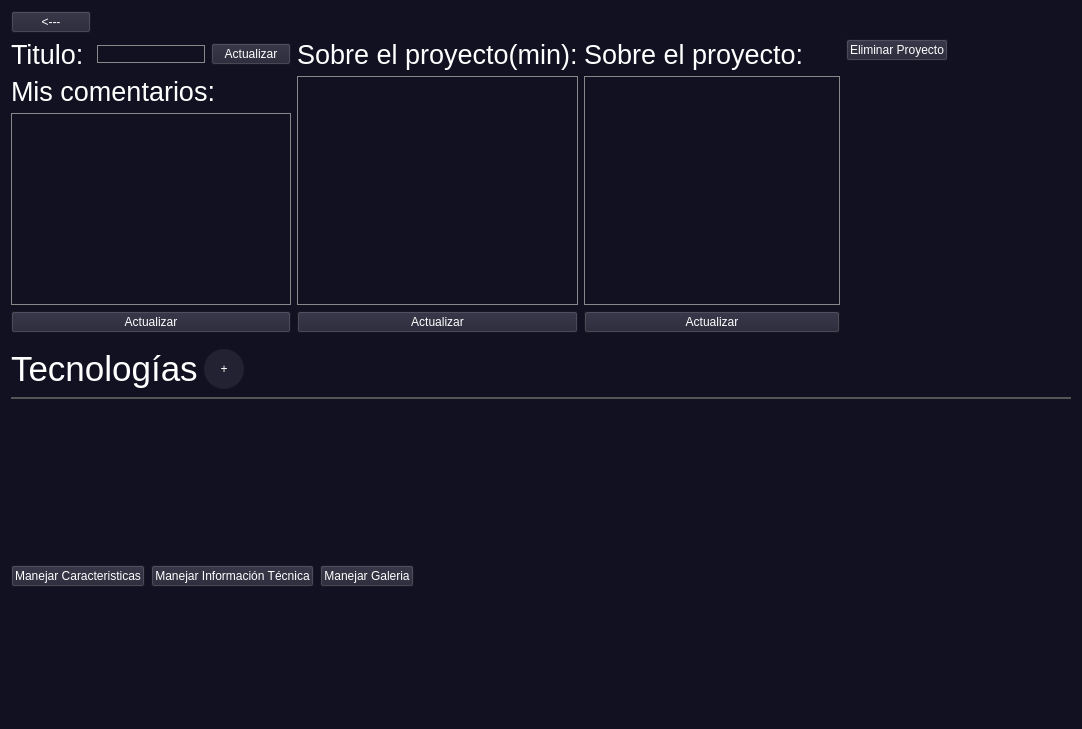
<?xml version="1.0" encoding="UTF-8"?>
<ui version="4.0">
 <class>ProjectPage</class>
 <widget class="QWidget" name="ProjectPage">
  <property name="geometry">
   <rect>
    <x>0</x>
    <y>0</y>
    <width>1082</width>
    <height>729</height>
   </rect>
  </property>
  <property name="windowTitle">
   <string>Form</string>
  </property>
  <property name="styleSheet">
   <string notr="true">QWidget{
background-color: #112;
}

QStackedWidget{
background-color: transparent;
}

QScrollArea{
border: none;
}

QLabel{
color: #fff;
}

QPushButton{
background-color: #223;
color: #fff;
}

QLineEdit, QPlainTextEdit{
border: 1px solid #888;
color: #fff;
}</string>
  </property>
  <layout class="QVBoxLayout" name="verticalLayout_5">
   <item alignment="Qt::AlignmentFlag::AlignLeft">
    <widget class="QPushButton" name="pushButtonBack">
     <property name="text">
      <string>&lt;---</string>
     </property>
    </widget>
   </item>
   <item>
    <layout class="QHBoxLayout" name="horizontalLayout_2">
     <item>
      <layout class="QVBoxLayout" name="verticalLayout_4">
       <item>
        <layout class="QHBoxLayout" name="horizontalLayout">
         <item>
          <widget class="QLabel" name="labelTitle">
           <property name="font">
            <font>
             <pointsize>20</pointsize>
            </font>
           </property>
           <property name="text">
            <string>Titulo: </string>
           </property>
          </widget>
         </item>
         <item>
          <widget class="QLineEdit" name="lineEditTitle"/>
         </item>
         <item>
          <widget class="QPushButton" name="pushButtonUpdateTitle">
           <property name="text">
            <string>Actualizar</string>
           </property>
          </widget>
         </item>
        </layout>
       </item>
       <item>
        <layout class="QVBoxLayout" name="verticalLayout_3">
         <item>
          <widget class="QLabel" name="labelMyComments">
           <property name="font">
            <font>
             <pointsize>20</pointsize>
            </font>
           </property>
           <property name="text">
            <string>Mis comentarios:</string>
           </property>
          </widget>
         </item>
         <item>
          <widget class="QPlainTextEdit" name="plainTextEditMyComments"/>
         </item>
         <item>
          <widget class="QPushButton" name="pushButtonUpdateMyComment">
           <property name="text">
            <string>Actualizar</string>
           </property>
          </widget>
         </item>
        </layout>
       </item>
      </layout>
     </item>
     <item>
      <layout class="QVBoxLayout" name="verticalLayout_2">
       <item>
        <widget class="QLabel" name="labelSmallAbout">
         <property name="font">
          <font>
           <pointsize>20</pointsize>
          </font>
         </property>
         <property name="text">
          <string>Sobre el proyecto(min):</string>
         </property>
        </widget>
       </item>
       <item>
        <widget class="QPlainTextEdit" name="plainTextEditSmallAbout"/>
       </item>
       <item>
        <widget class="QPushButton" name="pushButtonUpdateSmallAbout">
         <property name="text">
          <string>Actualizar</string>
         </property>
        </widget>
       </item>
      </layout>
     </item>
     <item>
      <layout class="QVBoxLayout" name="verticalLayout">
       <item>
        <widget class="QLabel" name="labelBigAbout">
         <property name="font">
          <font>
           <pointsize>20</pointsize>
          </font>
         </property>
         <property name="text">
          <string>Sobre el proyecto:</string>
         </property>
        </widget>
       </item>
       <item>
        <widget class="QPlainTextEdit" name="plainTextEditBigAbout"/>
       </item>
       <item>
        <widget class="QPushButton" name="pushButtonUpdateBigAbout">
         <property name="text">
          <string>Actualizar</string>
         </property>
        </widget>
       </item>
      </layout>
     </item>
     <item alignment="Qt::AlignmentFlag::AlignTop">
      <widget class="QPushButton" name="pushButtonDeleteProject">
       <property name="text">
        <string>Eliminar Proyecto</string>
       </property>
      </widget>
     </item>
     <item>
      <spacer name="horizontalSpacer_2">
       <property name="orientation">
        <enum>Qt::Orientation::Horizontal</enum>
       </property>
       <property name="sizeHint" stdset="0">
        <size>
         <width>40</width>
         <height>20</height>
        </size>
       </property>
      </spacer>
     </item>
    </layout>
   </item>
   <item>
    <widget class="QWidget" name="widgetTechnologies" native="true">
     <property name="sizePolicy">
      <sizepolicy hsizetype="Preferred" vsizetype="Fixed">
       <horstretch>0</horstretch>
       <verstretch>0</verstretch>
      </sizepolicy>
     </property>
     <layout class="QVBoxLayout" name="verticalLayout_8">
      <property name="spacing">
       <number>0</number>
      </property>
      <property name="leftMargin">
       <number>0</number>
      </property>
      <property name="topMargin">
       <number>0</number>
      </property>
      <property name="rightMargin">
       <number>0</number>
      </property>
      <property name="bottomMargin">
       <number>0</number>
      </property>
      <item>
       <widget class="QWidget" name="widgetTechnologiesTitle" native="true">
        <property name="sizePolicy">
         <sizepolicy hsizetype="Preferred" vsizetype="Preferred">
          <horstretch>0</horstretch>
          <verstretch>0</verstretch>
         </sizepolicy>
        </property>
        <property name="minimumSize">
         <size>
          <width>0</width>
          <height>60</height>
         </size>
        </property>
        <property name="maximumSize">
         <size>
          <width>16777215</width>
          <height>60</height>
         </size>
        </property>
        <property name="styleSheet">
         <string notr="true">#widgetTechnologiesTitle{
border: none;
border-bottom: 2px solid #555;
}</string>
        </property>
        <layout class="QHBoxLayout" name="horizontalLayout_6">
         <property name="leftMargin">
          <number>0</number>
         </property>
         <property name="topMargin">
          <number>0</number>
         </property>
         <property name="rightMargin">
          <number>0</number>
         </property>
         <property name="bottomMargin">
          <number>0</number>
         </property>
         <item>
          <widget class="QLabel" name="labelTechnologiesTitle">
           <property name="sizePolicy">
            <sizepolicy hsizetype="Minimum" vsizetype="Fixed">
             <horstretch>0</horstretch>
             <verstretch>0</verstretch>
            </sizepolicy>
           </property>
           <property name="font">
            <font>
             <pointsize>26</pointsize>
            </font>
           </property>
           <property name="styleSheet">
            <string notr="true"/>
           </property>
           <property name="text">
            <string>Tecnologías</string>
           </property>
          </widget>
         </item>
         <item>
          <widget class="QPushButton" name="pushButtonAddTechnology">
           <property name="minimumSize">
            <size>
             <width>40</width>
             <height>40</height>
            </size>
           </property>
           <property name="maximumSize">
            <size>
             <width>40</width>
             <height>40</height>
            </size>
           </property>
           <property name="styleSheet">
            <string notr="true">#pushButtonAddTechnology{
border-radius: 20;
}

#pushButtonAddTechnology:hover{
background-color: #334;
}</string>
           </property>
           <property name="text">
            <string>+</string>
           </property>
          </widget>
         </item>
         <item>
          <spacer name="horizontalSpacer_4">
           <property name="orientation">
            <enum>Qt::Orientation::Horizontal</enum>
           </property>
           <property name="sizeHint" stdset="0">
            <size>
             <width>40</width>
             <height>20</height>
            </size>
           </property>
          </spacer>
         </item>
        </layout>
       </widget>
      </item>
      <item>
       <widget class="TechnologiesView" name="scrollAreaTechnologies">
        <property name="sizePolicy">
         <sizepolicy hsizetype="Expanding" vsizetype="Fixed">
          <horstretch>0</horstretch>
          <verstretch>0</verstretch>
         </sizepolicy>
        </property>
        <property name="minimumSize">
         <size>
          <width>0</width>
          <height>160</height>
         </size>
        </property>
        <property name="maximumSize">
         <size>
          <width>16777215</width>
          <height>160</height>
         </size>
        </property>
        <property name="widgetResizable">
         <bool>true</bool>
        </property>
        <widget class="QWidget" name="scrollAreaTechnologyWidgetContents">
         <property name="geometry">
          <rect>
           <x>0</x>
           <y>0</y>
           <width>1064</width>
           <height>160</height>
          </rect>
         </property>
         <layout class="QHBoxLayout" name="horizontalLayout_4">
          <property name="leftMargin">
           <number>0</number>
          </property>
          <property name="topMargin">
           <number>0</number>
          </property>
          <property name="rightMargin">
           <number>0</number>
          </property>
          <property name="bottomMargin">
           <number>0</number>
          </property>
          <item>
           <spacer name="horizontalSpacer">
            <property name="orientation">
             <enum>Qt::Orientation::Horizontal</enum>
            </property>
            <property name="sizeHint" stdset="0">
             <size>
              <width>40</width>
              <height>20</height>
             </size>
            </property>
           </spacer>
          </item>
         </layout>
        </widget>
       </widget>
      </item>
     </layout>
    </widget>
   </item>
   <item>
    <layout class="QHBoxLayout" name="horizontalLayout_3">
     <item>
      <widget class="QPushButton" name="pushButtonHandleFeats">
       <property name="text">
        <string>Manejar Caracteristicas</string>
       </property>
      </widget>
     </item>
     <item>
      <widget class="QPushButton" name="pushButtonHandleTechnicalInf">
       <property name="text">
        <string>Manejar Información Técnica</string>
       </property>
      </widget>
     </item>
     <item>
      <widget class="QPushButton" name="pushButtonHandleGallery">
       <property name="text">
        <string>Manejar Galeria</string>
       </property>
      </widget>
     </item>
     <item>
      <spacer name="horizontalSpacer_3">
       <property name="orientation">
        <enum>Qt::Orientation::Horizontal</enum>
       </property>
       <property name="sizeHint" stdset="0">
        <size>
         <width>40</width>
         <height>20</height>
        </size>
       </property>
      </spacer>
     </item>
    </layout>
   </item>
   <item>
    <spacer name="verticalSpacer">
     <property name="orientation">
      <enum>Qt::Orientation::Vertical</enum>
     </property>
     <property name="sizeHint" stdset="0">
      <size>
       <width>20</width>
       <height>40</height>
      </size>
     </property>
    </spacer>
   </item>
  </layout>
 </widget>
 <customwidgets>
  <customwidget>
   <class>TechnologiesView</class>
   <extends>QScrollArea</extends>
   <header>technologiesview.h</header>
   <container>1</container>
  </customwidget>
 </customwidgets>
 <resources/>
 <connections/>
</ui>
